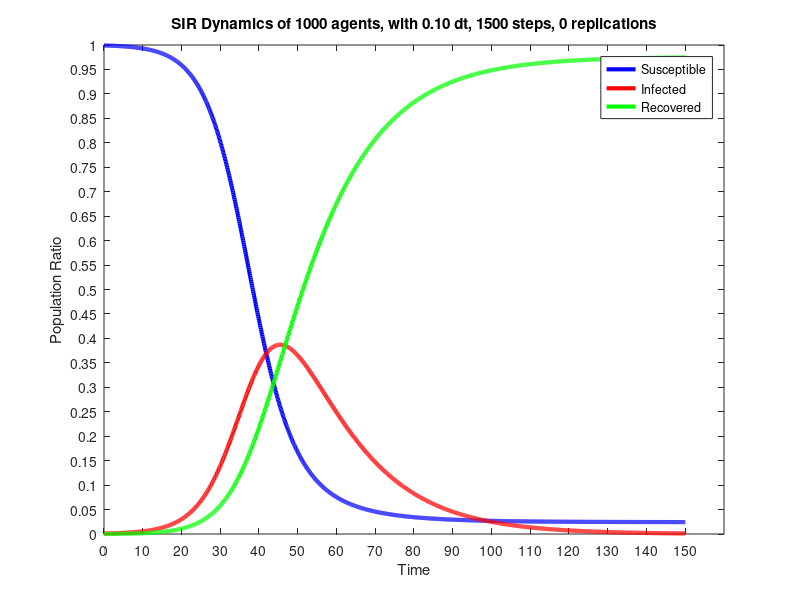

MATLAB code for this plot:
dynamics = [
999.000,1.000,0.000;
999.000,1.000,0.000;
999.000,1.000,0.000;
999.000,1.000,0.000;
998.975,1.018,0.007;
998.950,1.037,0.013;
998.925,1.055,0.020;
998.900,1.074,0.027;
998.874,1.093,0.034;
998.847,1.112,0.041;
998.821,1.132,0.048;
998.793,1.152,0.055;
998.766,1.172,0.063;
998.737,1.193,0.070;
998.709,1.214,0.078;
998.679,1.235,0.086;
998.650,1.257,0.094;
998.619,1.279,0.102;
998.588,1.302,0.110;
998.557,1.325,0.118;
998.525,1.348,0.127;
998.493,1.372,0.135;
998.459,1.396,0.144;
998.426,1.421,0.153;
998.392,1.446,0.162;
998.357,1.472,0.172;
998.321,1.498,0.181;
998.285,1.524,0.191;
998.248,1.551,0.201;
998.211,1.578,0.211;
998.173,1.606,0.221;
998.134,1.635,0.231;
998.095,1.663,0.242;
998.055,1.693,0.252;
998.014,1.723,0.263;
997.973,1.753,0.274;
997.930,1.784,0.286;
997.887,1.815,0.297;
997.844,1.848,0.309;
997.799,1.880,0.321;
997.754,1.913,0.333;
997.708,1.947,0.345;
997.661,1.981,0.358;
997.613,2.016,0.370;
997.565,2.052,0.383;
997.515,2.088,0.397;
997.465,2.125,0.410;
997.414,2.163,0.424;
997.362,2.201,0.438;
997.309,2.240,0.452;
997.255,2.279,0.466;
997.200,2.319,0.481;
997.144,2.360,0.496;
997.087,2.402,0.511;
997.029,2.444,0.527;
996.970,2.487,0.542;
996.911,2.531,0.558;
996.850,2.576,0.575;
996.788,2.621,0.591;
996.725,2.667,0.608;
996.660,2.714,0.625;
996.595,2.762,0.643;
996.529,2.811,0.660;
996.461,2.860,0.679;
996.392,2.911,0.697;
996.322,2.962,0.716;
996.251,3.014,0.735;
996.178,3.067,0.754;
996.105,3.121,0.774;
996.030,3.176,0.794;
995.953,3.232,0.814;
995.875,3.289,0.835;
995.796,3.347,0.856;
995.716,3.406,0.878;
995.634,3.466,0.900;
995.551,3.527,0.922;
995.466,3.589,0.945;
995.380,3.652,0.968;
995.292,3.717,0.992;
995.202,3.782,1.015;
995.112,3.849,1.040;
995.019,3.916,1.065;
994.925,3.985,1.090;
994.829,4.055,1.115;
994.732,4.127,1.142;
994.633,4.199,1.168;
994.532,4.273,1.195;
994.429,4.348,1.223;
994.325,4.425,1.251;
994.219,4.502,1.279;
994.110,4.581,1.308;
994.000,4.662,1.338;
993.889,4.744,1.368;
993.775,4.827,1.398;
993.659,4.912,1.429;
993.541,4.998,1.461;
993.421,5.086,1.493;
993.299,5.175,1.526;
993.175,5.266,1.559;
993.049,5.358,1.593;
992.920,5.452,1.628;
992.789,5.548,1.663;
992.656,5.645,1.698;
992.521,5.744,1.735;
992.383,5.845,1.772;
992.243,5.947,1.809;
992.101,6.052,1.848;
991.956,6.158,1.887;
991.808,6.266,1.926;
991.658,6.375,1.967;
991.505,6.487,2.008;
991.350,6.601,2.049;
991.192,6.716,2.092;
991.031,6.834,2.135;
990.867,6.953,2.179;
990.701,7.075,2.224;
990.532,7.199,2.270;
990.359,7.325,2.316;
990.184,7.453,2.363;
990.006,7.583,2.411;
989.825,7.715,2.460;
989.640,7.850,2.510;
989.452,7.987,2.560;
989.262,8.127,2.612;
989.067,8.269,2.664;
988.870,8.413,2.717;
988.669,8.560,2.771;
988.464,8.709,2.826;
988.256,8.861,2.883;
988.045,9.016,2.940;
987.829,9.173,2.998;
987.611,9.333,3.057;
987.388,9.495,3.117;
987.161,9.661,3.178;
986.931,9.829,3.240;
986.696,10.000,3.304;
986.458,10.174,3.368;
986.216,10.351,3.433;
985.969,10.531,3.500;
985.718,10.714,3.568;
985.463,10.900,3.637;
985.203,11.090,3.707;
984.939,11.282,3.779;
984.671,11.478,3.851;
984.397,11.677,3.925;
984.120,11.880,4.000;
983.837,12.086,4.077;
983.550,12.295,4.155;
983.257,12.509,4.234;
982.960,12.725,4.315;
982.658,12.946,4.397;
982.350,13.170,4.480;
982.038,13.398,4.565;
981.720,13.629,4.651;
981.396,13.865,4.739;
981.067,14.105,4.828;
980.733,14.348,4.919;
980.393,14.596,5.011;
980.047,14.848,5.105;
979.695,15.104,5.201;
979.337,15.364,5.298;
978.973,15.629,5.397;
978.603,15.898,5.498;
978.227,16.172,5.601;
977.845,16.450,5.705;
977.456,16.733,5.811;
977.060,17.021,5.919;
976.658,17.314,6.028;
976.249,17.611,6.140;
975.833,17.913,6.253;
975.411,18.221,6.369;
974.981,18.533,6.486;
974.544,18.851,6.606;
974.100,19.173,6.727;
973.648,19.502,6.851;
973.189,19.835,6.976;
972.722,20.174,7.104;
972.247,20.519,7.234;
971.764,20.869,7.366;
971.274,21.225,7.501;
970.775,21.587,7.638;
970.268,21.955,7.777;
969.753,22.329,7.918;
969.229,22.709,8.062;
968.696,23.095,8.208;
968.155,23.488,8.357;
967.605,23.887,8.509;
967.045,24.292,8.663;
966.477,24.704,8.819;
965.899,25.122,8.979;
965.312,25.548,9.140;
964.715,25.980,9.305;
964.108,26.419,9.473;
963.492,26.865,9.643;
962.865,27.319,9.816;
962.228,27.779,9.992;
961.581,28.247,10.171;
960.924,28.723,10.354;
960.255,29.206,10.539;
959.576,29.697,10.727;
958.886,30.195,10.919;
958.185,30.702,11.113;
957.473,31.216,11.311;
956.749,31.739,11.513;
956.013,32.269,11.717;
955.266,32.809,11.925;
954.507,33.356,12.137;
953.736,33.912,12.352;
952.952,34.477,12.571;
952.156,35.051,12.793;
951.348,35.633,13.019;
950.526,36.225,13.249;
949.692,36.825,13.483;
948.844,37.435,13.720;
947.984,38.055,13.962;
947.109,38.683,14.207;
946.221,39.322,14.457;
945.319,39.970,14.711;
944.404,40.628,14.968;
943.473,41.296,15.231;
942.529,41.974,15.497;
941.570,42.663,15.768;
940.595,43.361,16.043;
939.606,44.071,16.323;
938.602,44.790,16.607;
937.583,45.521,16.897;
936.547,46.262,17.190;
935.496,47.015,17.489;
934.429,47.778,17.792;
933.346,48.553,18.101;
932.247,49.339,18.414;
931.130,50.137,18.733;
929.998,50.946,19.056;
928.848,51.767,19.385;
927.681,52.600,19.720;
926.496,53.445,20.059;
925.294,54.302,20.404;
924.074,55.171,20.755;
922.836,56.052,21.111;
921.580,56.947,21.473;
920.306,57.853,21.841;
919.012,58.773,22.215;
917.700,59.705,22.594;
916.369,60.651,22.980;
915.019,61.609,23.372;
913.649,62.581,23.770;
912.260,63.566,24.174;
910.850,64.565,24.585;
909.421,65.577,25.002;
907.971,66.603,25.426;
906.501,67.643,25.857;
905.010,68.696,26.294;
903.498,69.764,26.738;
901.965,70.846,27.189;
900.411,71.942,27.647;
898.835,73.053,28.112;
897.238,74.178,28.584;
895.618,75.318,29.064;
893.977,76.473,29.551;
892.313,77.642,30.045;
890.626,78.826,30.547;
888.917,80.026,31.057;
887.185,81.240,31.575;
885.430,82.470,32.100;
883.652,83.715,32.634;
881.850,84.975,33.175;
880.024,86.251,33.725;
878.175,87.542,34.283;
876.302,88.849,34.850;
874.404,90.171,35.425;
872.482,91.510,36.008;
870.536,92.864,36.601;
868.564,94.234,37.202;
866.568,95.620,37.812;
864.547,97.022,38.431;
862.501,98.440,39.059;
860.430,99.874,39.697;
858.333,101.324,40.343;
856.210,102.790,41.000;
854.062,104.273,41.666;
851.888,105.771,42.341;
849.687,107.286,43.026;
847.461,108.818,43.721;
845.208,110.365,44.427;
842.929,111.929,45.142;
840.624,113.509,45.867;
838.292,115.105,46.603;
835.933,116.718,47.349;
833.548,118.346,48.106;
831.135,119.991,48.873;
828.696,121.652,49.651;
826.230,123.330,50.440;
823.737,125.023,51.240;
821.216,126.732,52.051;
818.669,128.457,52.874;
816.094,130.199,53.707;
813.492,131.956,54.552;
810.863,133.728,55.408;
808.207,135.517,56.276;
805.523,137.321,57.156;
802.812,139.140,58.048;
800.074,140.975,58.951;
797.309,142.825,59.867;
794.516,144.690,60.794;
791.697,146.570,61.734;
788.850,148.464,62.686;
785.976,150.374,63.651;
783.075,152.297,64.628;
780.147,154.236,65.618;
777.192,156.188,66.620;
774.211,158.154,67.635;
771.202,160.134,68.664;
768.168,162.127,69.705;
765.107,164.134,70.759;
762.019,166.154,71.827;
758.906,168.187,72.908;
755.766,170.232,74.002;
752.601,172.290,75.110;
749.410,174.359,76.231;
746.194,176.441,77.366;
742.952,178.534,78.514;
739.685,180.638,79.677;
736.394,182.753,80.853;
733.078,184.879,82.043;
729.737,187.015,83.247;
726.373,189.161,84.466;
722.985,191.317,85.698;
719.573,193.482,86.945;
716.138,195.656,88.206;
712.680,197.839,89.482;
709.199,200.029,90.771;
705.696,202.228,92.076;
702.171,204.434,93.395;
698.625,206.647,94.728;
695.057,208.866,96.077;
691.468,211.092,97.439;
687.859,213.324,98.817;
684.230,215.561,100.209;
680.581,217.803,101.617;
676.912,220.049,103.039;
673.225,222.299,104.476;
669.519,224.553,105.928;
665.795,226.810,107.395;
662.054,229.069,108.877;
658.295,231.331,110.374;
654.520,233.594,111.886;
650.729,235.858,113.413;
646.922,238.123,114.955;
643.099,240.388,116.513;
639.262,242.653,118.085;
635.411,244.916,119.673;
631.546,247.179,121.275;
627.668,249.439,122.893;
623.778,251.697,124.526;
619.875,253.951,126.173;
615.961,256.203,127.836;
612.036,258.450,129.514;
608.101,260.692,131.207;
604.155,262.929,132.915;
600.201,265.161,134.638;
596.238,267.386,136.376;
592.266,269.604,138.129;
588.288,271.815,139.897;
584.302,274.019,141.680;
580.310,276.213,143.477;
576.312,278.399,145.289;
572.310,280.575,147.116;
568.302,282.740,148.957;
564.291,284.896,150.813;
560.277,287.039,152.684;
556.260,289.172,154.569;
552.241,291.291,156.468;
548.220,293.398,158.382;
544.199,295.492,160.309;
540.177,297.571,162.251;
536.156,299.637,164.207;
532.136,301.687,166.177;
528.117,303.722,168.161;
524.101,305.740,170.159;
520.088,307.743,172.170;
516.078,309.728,174.195;
512.072,311.695,176.233;
508.070,313.645,178.285;
504.074,315.576,180.349;
500.084,317.489,182.427;
496.100,319.382,184.518;
492.123,321.255,186.622;
488.154,323.107,188.739;
484.193,324.939,190.868;
480.240,326.750,193.010;
476.297,328.539,195.164;
472.364,330.306,197.330;
468.441,332.051,199.508;
464.529,333.772,201.699;
460.628,335.471,203.901;
456.740,337.146,206.114;
452.864,338.797,208.339;
449.000,340.424,210.576;
445.151,342.026,212.824;
441.315,343.603,215.082;
437.494,345.155,217.352;
433.687,346.681,219.632;
429.896,348.181,221.923;
426.121,349.655,224.224;
422.363,351.103,226.535;
418.621,352.524,228.856;
414.896,353.917,231.187;
411.188,355.284,233.528;
407.499,356.623,235.878;
403.828,357.935,238.237;
400.176,359.218,240.606;
396.543,360.474,242.983;
392.929,361.701,245.370;
389.335,362.900,247.764;
385.762,364.071,250.168;
382.209,365.212,252.579;
378.676,366.325,254.998;
375.165,367.409,257.425;
371.676,368.464,259.860;
368.208,369.490,262.302;
364.762,370.487,264.752;
361.338,371.454,267.208;
357.937,372.392,269.671;
354.558,373.300,272.141;
351.203,374.180,274.618;
347.870,375.029,277.100;
344.561,375.850,279.589;
341.276,376.640,282.083;
338.015,377.402,284.584;
334.777,378.134,287.089;
331.564,378.836,289.600;
328.374,379.509,292.116;
325.210,380.153,294.637;
322.069,380.768,297.163;
318.954,381.353,299.693;
315.863,381.910,302.227;
312.797,382.437,304.766;
309.756,382.936,307.308;
306.741,383.405,309.854;
303.750,383.846,312.404;
300.785,384.259,314.957;
297.844,384.643,317.513;
294.930,384.999,320.072;
292.040,385.327,322.633;
289.176,385.626,325.198;
286.337,385.898,327.764;
283.524,386.143,330.333;
280.736,386.360,332.904;
277.974,386.550,335.477;
275.237,386.712,338.051;
272.525,386.848,340.627;
269.839,386.958,343.204;
267.178,387.040,345.782;
264.542,387.097,348.361;
261.932,387.128,350.940;
259.347,387.133,353.521;
256.787,387.112,356.101;
254.252,387.066,358.682;
251.742,386.995,361.263;
249.256,386.900,363.844;
246.796,386.780,366.424;
244.361,386.635,369.004;
241.950,386.467,371.583;
239.563,386.275,374.162;
237.201,386.059,376.740;
234.864,385.820,379.316;
232.550,385.559,381.891;
230.261,385.274,384.465;
227.995,384.967,387.037;
225.754,384.639,389.607;
223.536,384.288,392.176;
221.342,383.916,394.742;
219.171,383.522,397.307;
217.023,383.108,399.869;
214.899,382.673,402.428;
212.798,382.218,404.985;
210.719,381.742,407.539;
208.663,381.247,410.090;
206.630,380.732,412.638;
204.619,380.198,415.183;
202.630,379.645,417.725;
200.663,379.074,420.263;
198.718,378.484,422.798;
196.795,377.876,425.329;
194.893,377.251,427.856;
193.013,376.608,430.379;
191.154,375.948,432.898;
189.316,375.271,435.413;
187.499,374.577,437.924;
185.702,373.868,440.430;
183.926,373.142,442.932;
182.170,372.401,445.429;
180.434,371.644,447.922;
178.719,370.872,450.409;
177.023,370.085,452.892;
175.346,369.284,455.370;
173.689,368.469,457.842;
172.051,367.639,460.309;
170.433,366.796,462.771;
168.833,365.940,465.228;
167.251,365.070,467.679;
165.688,364.188,470.124;
164.144,363.293,472.563;
162.617,362.385,474.997;
161.109,361.466,477.425;
159.618,360.535,479.847;
158.145,359.592,482.263;
156.689,358.638,484.673;
155.250,357.673,487.076;
153.828,356.698,489.474;
152.424,355.712,491.865;
151.035,354.716,494.249;
149.664,353.709,496.627;
148.308,352.693,498.998;
146.969,351.668,501.363;
145.645,350.633,503.721;
144.338,349.590,506.073;
143.046,348.537,508.417;
141.769,347.477,510.755;
140.507,346.407,513.085;
139.261,345.330,515.409;
138.029,344.245,517.725;
136.813,343.153,520.035;
135.610,342.053,522.337;
134.422,340.946,524.632;
133.249,339.832,526.920;
132.089,338.711,529.200;
130.943,337.584,531.473;
129.811,336.450,533.738;
128.693,335.311,535.996;
127.588,334.165,538.247;
126.496,333.014,540.490;
125.417,331.858,542.725;
124.351,330.696,544.953;
123.298,329.529,547.173;
122.257,328.357,549.386;
121.229,327.180,551.590;
120.214,325.999,553.787;
119.210,324.814,555.976;
118.218,323.624,558.157;
117.239,322.431,560.331;
116.271,321.233,562.496;
115.314,320.032,564.654;
114.369,318.828,566.803;
113.435,317.620,568.945;
112.513,316.409,571.078;
111.601,315.195,573.204;
110.701,313.978,575.321;
109.811,312.759,577.431;
108.931,311.537,579.532;
108.062,310.313,581.625;
107.204,309.086,583.710;
106.355,307.858,585.787;
105.517,306.627,587.856;
104.688,305.395,589.916;
103.870,304.161,591.969;
103.061,302.926,594.013;
102.262,301.689,596.049;
101.472,300.451,598.077;
100.691,299.212,600.096;
99.920,297.972,602.107;
99.158,296.732,604.111;
98.405,295.490,606.105;
97.660,294.248,608.092;
96.925,293.005,610.070;
96.198,291.762,612.040;
95.479,290.519,614.002;
94.770,289.276,615.955;
94.068,288.032,617.900;
93.374,286.789,619.837;
92.689,285.546,621.765;
92.012,284.303,623.685;
91.342,283.060,625.597;
90.681,281.818,627.501;
90.027,280.577,629.396;
89.380,279.336,631.283;
88.741,278.096,633.162;
88.110,276.857,635.033;
87.486,275.619,636.895;
86.869,274.382,638.749;
86.259,273.147,640.595;
85.656,271.912,642.432;
85.060,270.679,644.261;
84.471,269.447,646.082;
83.889,268.216,647.895;
83.313,266.987,649.700;
82.744,265.760,651.496;
82.182,264.534,653.284;
81.626,263.310,655.064;
81.076,262.088,656.836;
80.532,260.868,658.599;
79.995,259.650,660.355;
79.464,258.434,662.102;
78.939,257.220,663.841;
78.419,256.009,665.572;
77.906,254.799,667.295;
77.398,253.592,669.010;
76.896,252.387,670.716;
76.400,251.185,672.415;
75.909,249.985,674.106;
75.424,248.787,675.788;
74.944,247.593,677.463;
74.470,246.400,679.129;
74.001,245.211,680.788;
73.537,244.024,682.439;
73.078,242.840,684.081;
72.625,241.659,685.716;
72.176,240.481,687.343;
71.732,239.306,688.962;
71.294,238.133,690.573;
70.860,236.964,692.176;
70.431,235.798,693.771;
70.006,234.635,695.359;
69.586,233.475,696.939;
69.171,232.318,698.511;
68.761,231.164,700.075;
68.354,230.014,701.632;
67.953,228.867,703.180;
67.555,227.723,704.721;
67.162,226.583,706.255;
66.773,225.446,707.781;
66.389,224.312,709.299;
66.008,223.182,710.809;
65.632,222.056,712.312;
65.260,220.933,713.808;
64.891,219.813,715.296;
64.527,218.697,716.776;
64.167,217.585,718.249;
63.810,216.476,719.714;
63.457,215.371,721.172;
63.108,214.269,722.623;
62.763,213.171,724.066;
62.421,212.077,725.502;
62.083,210.987,726.930;
61.749,209.900,728.351;
61.418,208.817,729.765;
61.090,207.738,731.172;
60.766,206.663,732.571;
60.446,205.591,733.963;
60.128,204.524,735.348;
59.814,203.460,736.726;
59.504,202.400,738.097;
59.196,201.344,739.460;
58.892,200.292,740.816;
58.591,199.243,742.166;
58.293,198.199,743.508;
57.998,197.159,744.843;
57.706,196.122,746.172;
57.417,195.090,747.493;
57.131,194.061,748.807;
56.849,193.037,750.115;
56.568,192.016,751.415;
56.291,191.000,752.709;
56.017,189.987,753.996;
55.745,188.978,755.276;
55.477,187.974,756.549;
55.211,186.973,757.816;
54.947,185.977,759.076;
54.686,184.984,760.329;
54.428,183.996,761.576;
54.173,183.012,762.815;
53.920,182.031,764.049;
53.670,181.055,765.275;
53.422,180.083,766.495;
53.176,179.115,767.709;
52.934,178.151,768.916;
52.693,177.190,770.117;
52.455,176.235,771.311;
52.219,175.283,772.498;
51.986,174.335,773.680;
51.755,173.391,774.854;
51.526,172.451,776.023;
51.299,171.516,777.185;
51.075,170.584,778.341;
50.853,169.656,779.491;
50.633,168.733,780.634;
50.415,167.814,781.771;
50.199,166.898,782.903;
49.986,165.987,784.027;
49.774,165.080,785.146;
49.565,164.176,786.259;
49.357,163.277,787.365;
49.152,162.382,788.466;
48.948,161.491,789.560;
48.747,160.604,790.649;
48.547,159.721,791.732;
48.350,158.842,792.808;
48.154,157.967,793.879;
47.960,157.096,794.944;
47.768,156.229,796.003;
47.578,155.366,797.056;
47.390,154.507,798.103;
47.203,153.652,799.145;
47.018,152.801,800.180;
46.835,151.954,801.210;
46.654,151.111,802.235;
46.474,150.272,803.253;
46.296,149.437,804.266;
46.120,148.606,805.274;
45.946,147.779,806.276;
45.773,146.956,807.272;
45.601,146.136,808.263;
45.432,145.321,809.248;
45.263,144.509,810.227;
45.097,143.702,811.202;
44.932,142.898,812.171;
44.768,142.098,813.134;
44.606,141.302,814.092;
44.446,140.510,815.045;
44.287,139.721,815.992;
44.129,138.937,816.934;
43.973,138.156,817.871;
43.818,137.380,818.802;
43.665,136.607,819.728;
43.513,135.838,820.649;
43.363,135.072,821.565;
43.213,134.311,822.476;
43.066,133.553,823.382;
42.919,132.799,824.282;
42.774,132.048,825.177;
42.630,131.302,826.068;
42.488,130.559,826.953;
42.347,129.820,827.833;
42.207,129.084,828.709;
42.068,128.353,829.579;
41.931,127.625,830.445;
41.794,126.900,831.305;
41.659,126.180,832.161;
41.526,125.463,833.012;
41.393,124.749,833.858;
41.262,124.039,834.699;
41.131,123.333,835.535;
41.002,122.631,836.367;
40.874,121.932,837.194;
40.748,121.236,838.016;
40.622,120.544,838.834;
40.497,119.856,839.647;
40.374,119.171,840.455;
40.251,118.490,841.258;
40.130,117.813,842.057;
40.010,117.138,842.852;
39.890,116.468,843.642;
39.772,115.800,844.427;
39.655,115.137,845.208;
39.539,114.476,845.985;
39.424,113.820,846.757;
39.310,113.166,847.524;
39.196,112.516,848.287;
39.084,111.869,849.046;
38.973,111.226,849.801;
38.863,110.586,850.551;
38.754,109.950,851.297;
38.645,109.317,852.038;
38.538,108.687,852.775;
38.431,108.060,853.508;
38.326,107.437,854.237;
38.221,106.817,854.962;
38.117,106.201,855.682;
38.014,105.588,856.398;
37.912,104.977,857.110;
37.811,104.371,857.818;
37.710,103.767,858.522;
37.611,103.167,859.222;
37.512,102.570,859.918;
37.414,101.976,860.610;
37.317,101.385,861.298;
37.221,100.797,861.981;
37.126,100.213,862.661;
37.031,99.632,863.337;
36.938,99.053,864.009;
36.845,98.478,864.677;
36.752,97.906,865.341;
36.661,97.337,866.002;
36.570,96.772,866.658;
36.480,96.209,867.311;
36.391,95.649,867.960;
36.302,95.092,868.605;
36.215,94.539,869.246;
36.128,93.988,869.884;
36.041,93.441,870.518;
35.956,92.896,871.148;
35.871,92.354,871.775;
35.787,91.815,872.398;
35.703,91.280,873.017;
35.620,90.747,873.633;
35.538,90.217,874.245;
35.457,89.690,874.853;
35.376,89.166,875.458;
35.296,88.644,876.060;
35.216,88.126,876.658;
35.137,87.610,877.252;
35.059,87.098,877.843;
34.982,86.588,878.431;
34.905,86.080,879.015;
34.828,85.576,879.595;
34.753,85.075,880.173;
34.678,84.576,880.747;
34.603,84.080,881.317;
34.529,83.587,881.884;
34.456,83.096,882.448;
34.383,82.608,883.009;
34.311,82.123,883.566;
34.239,81.641,884.120;
34.168,81.161,884.671;
34.098,80.684,885.218;
34.028,80.210,885.762;
33.959,79.738,886.303;
33.890,79.269,886.841;
33.822,78.802,887.376;
33.754,78.338,887.908;
33.687,77.877,888.436;
33.620,77.418,888.961;
33.554,76.962,889.484;
33.488,76.509,890.003;
33.423,76.058,890.519;
33.359,75.609,891.032;
33.295,75.163,891.542;
33.231,74.720,892.049;
33.168,74.279,892.553;
33.106,73.840,893.054;
33.044,73.404,893.552;
32.982,72.970,894.048;
32.921,72.539,894.540;
32.860,72.111,895.029;
32.800,71.684,895.516;
32.740,71.260,895.999;
32.681,70.839,896.480;
32.622,70.420,896.958;
32.564,70.003,897.433;
32.506,69.589,897.905;
32.449,69.177,898.375;
32.392,68.767,898.841;
32.335,68.360,899.305;
32.279,67.954,899.767;
32.223,67.552,900.225;
32.168,67.151,900.681;
32.113,66.753,901.134;
32.059,66.357,901.584;
32.005,65.963,902.032;
31.951,65.572,902.477;
31.898,65.183,902.919;
31.845,64.796,903.359;
31.793,64.411,903.796;
31.741,64.028,904.231;
31.689,63.648,904.663;
31.638,63.270,905.092;
31.587,62.894,905.519;
31.537,62.520,905.943;
31.487,62.148,906.365;
31.437,61.779,906.784;
31.388,61.411,907.201;
31.339,61.046,907.615;
31.290,60.682,908.027;
31.242,60.321,908.437;
31.194,59.962,908.844;
31.147,59.605,909.248;
31.100,59.250,909.650;
31.053,58.897,910.050;
31.007,58.546,910.447;
30.961,58.197,910.842;
30.915,57.850,911.235;
30.869,57.505,911.625;
30.824,57.162,912.013;
30.780,56.821,912.399;
30.735,56.482,912.782;
30.691,56.145,913.163;
30.648,55.810,913.542;
30.604,55.477,913.919;
30.561,55.146,914.293;
30.518,54.816,914.665;
30.476,54.489,915.035;
30.434,54.164,915.403;
30.392,53.840,915.768;
30.350,53.518,916.131;
30.309,53.198,916.492;
30.268,52.880,916.851;
30.228,52.564,917.208;
30.187,52.250,917.563;
30.147,51.937,917.915;
30.108,51.627,918.266;
30.068,51.318,918.614;
30.029,51.011,918.960;
29.990,50.705,919.305;
29.952,50.402,919.647;
29.913,50.100,919.987;
29.875,49.800,920.325;
29.838,49.502,920.661;
29.800,49.205,920.995;
29.763,48.910,921.327;
29.726,48.617,921.657;
29.689,48.326,921.985;
29.653,48.036,922.311;
29.617,47.748,922.635;
29.581,47.462,922.957;
29.545,47.177,923.277;
29.510,46.894,923.596;
29.475,46.613,923.912;
29.440,46.333,924.227;
29.405,46.055,924.539;
29.371,45.779,924.850;
29.337,45.504,925.159;
29.303,45.231,925.466;
29.269,44.959,925.771;
29.236,44.689,926.075;
29.203,44.421,926.376;
29.170,44.154,926.676;
29.137,43.889,926.974;
29.105,43.625,927.270;
29.073,43.363,927.564;
29.041,43.102,927.857;
29.009,42.843,928.148;
28.978,42.586,928.437;
28.946,42.330,928.724;
28.915,42.075,929.010;
28.884,41.822,929.294;
28.854,41.570,929.576;
28.823,41.320,929.856;
28.793,41.072,930.135;
28.763,40.825,930.412;
28.733,40.579,930.688;
28.704,40.335,930.962;
28.674,40.092,931.234;
28.645,39.850,931.504;
28.616,39.611,931.773;
28.588,39.372,932.040;
28.559,39.135,932.306;
28.531,38.899,932.570;
28.503,38.665,932.833;
28.475,38.432,933.094;
28.447,38.200,933.353;
28.419,37.970,933.611;
28.392,37.741,933.867;
28.365,37.514,934.122;
28.338,37.288,934.375;
28.311,37.063,934.626;
28.284,36.839,934.876;
28.258,36.617,935.125;
28.232,36.396,935.372;
28.206,36.177,935.618;
28.180,35.958,935.862;
28.154,35.741,936.104;
28.129,35.526,936.346;
28.103,35.311,936.585;
28.078,35.098,936.824;
28.053,34.886,937.060;
28.028,34.676,937.296;
28.004,34.466,937.530;
27.979,34.258,937.762;
27.955,34.051,937.994;
27.931,33.846,938.223;
27.907,33.641,938.452;
27.883,33.438,938.679;
27.859,33.236,938.904;
27.836,33.035,939.129;
27.813,32.836,939.352;
27.790,32.637,939.573;
27.767,32.440,939.793;
27.744,32.244,940.012;
27.721,32.049,940.230;
27.699,31.855,940.446;
27.676,31.663,940.661;
27.654,31.471,940.875;
27.632,31.281,941.087;
27.610,31.092,941.298;
27.588,30.904,941.508;
27.567,30.717,941.717;
27.545,30.531,941.924;
27.524,30.346,942.130;
27.503,30.163,942.335;
27.482,29.980,942.538;
27.461,29.799,942.740;
27.440,29.618,942.942;
27.419,29.439,943.141;
27.399,29.261,943.340;
27.379,29.084,943.538;
27.358,28.908,943.734;
27.338,28.733,943.929;
27.319,28.559,944.123;
27.299,28.386,944.316;
27.279,28.214,944.507;
27.260,28.043,944.697;
27.240,27.873,944.887;
27.221,27.704,945.075;
27.202,27.536,945.262;
27.183,27.370,945.448;
27.164,27.204,945.632;
27.145,27.039,945.816;
27.127,26.875,945.998;
27.108,26.712,946.180;
27.090,26.550,946.360;
27.072,26.389,946.539;
27.054,26.229,946.717;
27.036,26.070,946.894;
27.018,25.912,947.070;
27.000,25.755,947.245;
26.982,25.599,947.419;
26.965,25.444,947.591;
26.947,25.289,947.763;
26.930,25.136,947.934;
26.913,24.983,948.103;
26.896,24.832,948.272;
26.879,24.681,948.440;
26.862,24.532,948.606;
26.846,24.383,948.772;
26.829,24.235,948.936;
26.813,24.088,949.100;
26.796,23.941,949.262;
26.780,23.796,949.424;
26.764,23.652,949.585;
26.748,23.508,949.744;
26.732,23.365,949.903;
26.716,23.224,950.060;
26.700,23.083,950.217;
26.685,22.942,950.373;
26.669,22.803,950.528;
26.654,22.665,950.682;
26.638,22.527,950.835;
26.623,22.390,950.987;
26.608,22.254,951.138;
26.593,22.119,951.288;
26.578,21.985,951.437;
26.563,21.851,951.586;
26.549,21.718,951.733;
26.534,21.586,951.880;
26.520,21.455,952.025;
26.505,21.325,952.170;
26.491,21.195,952.314;
26.477,21.066,952.457;
26.462,20.938,952.599;
26.448,20.811,952.740;
26.434,20.685,952.881;
26.421,20.559,953.020;
26.407,20.434,953.159;
26.393,20.310,953.297;
26.380,20.186,953.434;
26.366,20.063,953.570;
26.353,19.941,953.706;
26.339,19.820,953.840;
26.326,19.700,953.974;
26.313,19.580,954.107;
26.300,19.461,954.239;
26.287,19.342,954.371;
26.274,19.225,954.501;
26.261,19.108,954.631;
26.249,18.992,954.760;
26.236,18.876,954.888;
26.223,18.761,955.015;
26.211,18.647,955.142;
26.199,18.534,955.268;
26.186,18.421,955.393;
26.174,18.309,955.517;
26.162,18.197,955.641;
26.150,18.087,955.763;
26.138,17.976,955.886;
26.126,17.867,956.007;
26.114,17.758,956.127;
26.102,17.650,956.247;
26.091,17.543,956.366;
26.079,17.436,956.485;
26.068,17.330,956.602;
26.056,17.224,956.719;
26.045,17.119,956.836;
26.034,17.015,956.951;
26.022,16.912,957.066;
26.011,16.809,957.180;
26.000,16.706,957.294;
25.989,16.605,957.406;
25.978,16.503,957.518;
25.967,16.403,957.630;
25.957,16.303,957.740;
25.946,16.204,957.850;
25.935,16.105,957.960;
25.925,16.007,958.069;
25.914,15.909,958.177;
25.904,15.812,958.284;
25.893,15.716,958.391;
25.883,15.620,958.497;
25.873,15.525,958.602;
25.863,15.431,958.707;
25.852,15.337,958.811;
25.842,15.243,958.915;
25.832,15.150,959.017;
25.823,15.058,959.120;
25.813,14.966,959.221;
25.803,14.875,959.322;
25.793,14.784,959.423;
25.784,14.694,959.522;
25.774,14.604,959.622;
25.764,14.515,959.720;
25.755,14.427,959.818;
25.746,14.339,959.915;
25.736,14.252,960.012;
25.727,14.165,960.108;
25.718,14.078,960.204;
25.708,13.993,960.299;
25.699,13.907,960.393;
25.690,13.822,960.487;
25.681,13.738,960.581;
25.672,13.654,960.673;
25.664,13.571,960.765;
25.655,13.488,960.857;
25.646,13.406,960.948;
25.637,13.324,961.039;
25.629,13.243,961.128;
25.620,13.162,961.218;
25.611,13.082,961.307;
25.603,13.002,961.395;
25.595,12.923,961.483;
25.586,12.844,961.570;
25.578,12.766,961.657;
25.570,12.688,961.743;
25.561,12.610,961.828;
25.553,12.533,961.913;
25.545,12.457,961.998;
25.537,12.381,962.082;
25.529,12.305,962.166;
25.521,12.230,962.249;
25.513,12.156,962.331;
25.505,12.081,962.413;
25.497,12.008,962.495;
25.490,11.934,962.576;
25.482,11.862,962.656;
25.474,11.789,962.736;
25.467,11.717,962.816;
25.459,11.646,962.895;
25.452,11.575,962.974;
25.444,11.504,963.052;
25.437,11.434,963.129;
25.429,11.364,963.207;
25.422,11.295,963.283;
25.415,11.226,963.360;
25.408,11.157,963.435;
25.400,11.089,963.511;
25.393,11.021,963.585;
25.386,10.954,963.660;
25.379,10.887,963.734;
25.372,10.821,963.807;
25.365,10.755,963.880;
25.358,10.689,963.953;
25.351,10.624,964.025;
25.345,10.559,964.097;
25.338,10.494,964.168;
25.331,10.430,964.239;
25.324,10.366,964.309;
25.318,10.303,964.379;
25.311,10.240,964.449;
25.305,10.178,964.518;
25.298,10.115,964.586;
25.292,10.054,964.655;
25.285,9.992,964.723;
25.279,9.931,964.790;
25.272,9.871,964.857;
25.266,9.810,964.924;
25.260,9.750,964.990;
25.254,9.691,965.056;
25.247,9.632,965.121;
25.241,9.573,965.186;
25.235,9.514,965.251;
25.229,9.456,965.315;
25.223,9.398,965.379;
25.217,9.341,965.442;
25.211,9.284,965.505;
25.205,9.227,965.568;
25.199,9.171,965.630;
25.193,9.115,965.692;
25.188,9.059,965.753;
25.182,9.004,965.815;
25.176,8.949,965.875;
25.170,8.894,965.936;
25.165,8.840,965.996;
25.159,8.785,966.055;
25.153,8.732,966.115;
25.148,8.678,966.174;
25.142,8.625,966.232;
25.137,8.573,966.290;
25.131,8.520,966.348;
25.126,8.468,966.406;
25.121,8.416,966.463;
25.115,8.365,966.520;
25.110,8.314,966.576;
25.105,8.263,966.632;
25.099,8.212,966.688;
25.094,8.162,966.744;
25.089,8.112,966.799;
25.084,8.063,966.853;
25.079,8.013,966.908;
25.074,7.965,966.962;
25.069,7.916,967.016;
25.064,7.867,967.069;
25.059,7.819,967.122;
25.054,7.771,967.175;
25.049,7.724,967.227;
25.044,7.677,967.279;
25.039,7.630,967.331;
25.034,7.583,967.383;
25.029,7.537,967.434;
25.025,7.491,967.485;
25.020,7.445,967.535;
25.015,7.399,967.586;
25.010,7.354,967.636;
25.006,7.309,967.685;
25.001,7.264,967.735;
24.996,7.220,967.784;
24.992,7.176,967.832;
24.987,7.132,967.881;
24.983,7.088,967.929;
24.978,7.045,967.977;
24.974,7.002,968.024;
24.969,6.959,968.071;
24.965,6.916,968.118;
24.961,6.874,968.165;
24.956,6.832,968.212;
24.952,6.790,968.258;
24.948,6.749,968.303;
24.944,6.708,968.349;
24.939,6.666,968.394;
24.935,6.626,968.439;
24.931,6.585,968.484;
24.927,6.545,968.528;
24.923,6.505,968.573;
24.918,6.465,968.616;
24.914,6.425,968.660;
24.910,6.386,968.703;
24.906,6.347,968.747;
24.902,6.308,968.789;
24.898,6.270,968.832;
24.894,6.231,968.874;
24.890,6.193,968.916;
24.887,6.155,968.958;
24.883,6.118,969.000;
24.879,6.080,969.041;
24.875,6.043,969.082;
24.871,6.006,969.123;
24.867,5.969,969.163;
24.864,5.933,969.204;
24.860,5.896,969.244;
24.856,5.860,969.283;
24.853,5.824,969.323;
24.849,5.789,969.362;
24.845,5.753,969.401;
24.842,5.718,969.440;
24.838,5.683,969.479;
24.834,5.648,969.517;
24.831,5.614,969.555;
24.827,5.579,969.593;
24.824,5.545,969.631;
24.820,5.511,969.668;
24.817,5.478,969.705;
24.813,5.444,969.742;
24.810,5.411,969.779;
24.807,5.378,969.816;
24.803,5.345,969.852;
24.800,5.312,969.888;
24.797,5.280,969.924;
24.793,5.247,969.960;
24.790,5.215,969.995;
24.787,5.183,970.030;
24.783,5.151,970.065;
24.780,5.120,970.100;
24.777,5.089,970.134;
24.774,5.057,970.169;
24.771,5.026,970.203;
24.767,4.996,970.237;
24.764,4.965,970.271;
24.761,4.935,970.304;
24.758,4.904,970.337;
24.755,4.874,970.370;
24.752,4.845,970.403;
24.749,4.815,970.436;
24.746,4.785,970.469;
24.743,4.756,970.501;
24.740,4.727,970.533;
24.737,4.698,970.565;
24.734,4.669,970.597;
24.731,4.641,970.628;
24.728,4.612,970.659;
24.725,4.584,970.691;
24.722,4.556,970.721;
24.720,4.528,970.752;
24.717,4.500,970.783;
24.714,4.473,970.813;
24.711,4.445,970.843;
24.708,4.418,970.873;
24.706,4.391,970.903;
24.703,4.364,970.933;
24.700,4.338,970.962;
24.697,4.311,970.992;
24.695,4.285,971.021;
24.692,4.258,971.050;
24.689,4.232,971.078;
24.687,4.206,971.107;
24.684,4.181,971.135;
24.682,4.155,971.163;
24.679,4.130,971.192;
24.676,4.104,971.219;
24.674,4.079,971.247;
24.671,4.054,971.275;
24.669,4.029,971.302;
24.666,4.005,971.329;
24.664,3.980,971.356;
24.661,3.956,971.383;
24.659,3.932,971.410;
24.656,3.907,971.436;
24.654,3.883,971.463;
24.651,3.860,971.489;
24.649,3.836,971.515;
24.647,3.813,971.541;
24.644,3.789,971.567;
24.642,3.766,971.592;
24.640,3.743,971.618;
24.637,3.720,971.643;
24.635,3.697,971.668;
24.633,3.675,971.693;
24.630,3.652,971.718;
24.628,3.630,971.742;
24.626,3.607,971.767;
24.623,3.585,971.791;
24.621,3.563,971.815;
24.619,3.542,971.839;
24.617,3.520,971.863;
24.615,3.498,971.887;
24.612,3.477,971.911;
24.610,3.456,971.934;
24.608,3.434,971.957;
24.606,3.413,971.981;
24.604,3.392,972.004;
24.602,3.372,972.027;
24.600,3.351,972.049;
24.598,3.330,972.072;
24.596,3.310,972.094;
24.593,3.290,972.117;
24.591,3.270,972.139;
24.589,3.250,972.161;
24.587,3.230,972.183;
24.585,3.210,972.205;
24.583,3.190,972.226;
24.581,3.171,972.248;
24.579,3.151,972.269;
24.577,3.132,972.291;
24.575,3.113,972.312;
24.574,3.094,972.333;
24.572,3.075,972.354;
24.570,3.056,972.374;
24.568,3.037,972.395;
24.566,3.019,972.416;
24.564,3.000,972.436;
24.562,2.982,972.456;
24.560,2.963,972.476;
24.558,2.945,972.496;
24.557,2.927,972.516;
24.555,2.909,972.536;
24.553,2.891,972.556;
24.551,2.874,972.575;
24.549,2.856,972.594;
24.548,2.839,972.614;
24.546,2.821,972.633;
24.544,2.804,972.652;
24.542,2.787,972.671;
24.541,2.770,972.690;
24.539,2.753,972.708;
24.537,2.736,972.727;
24.536,2.719,972.745;
24.534,2.702,972.764;
24.532,2.686,972.782;
24.530,2.669,972.800;
24.529,2.653,972.818;
24.527,2.637,972.836;
24.526,2.621,972.854;
24.524,2.605,972.872;
24.522,2.589,972.889;
24.521,2.573,972.907;
24.519,2.557,972.924;
24.518,2.541,972.941;
24.516,2.526,972.958;
24.514,2.510,972.975;
24.513,2.495,972.992;
24.511,2.480,973.009;
24.510,2.464,973.026;
24.508,2.449,973.043;
24.507,2.434,973.059;
24.505,2.419,973.075;
24.504,2.405,973.092;
24.502,2.390,973.108;
24.501,2.375,973.124;
24.499,2.361,973.140;
24.498,2.346,973.156;
24.496,2.332,973.172;
24.495,2.317,973.188;
24.493,2.303,973.203;
24.492,2.289,973.219;
24.491,2.275,973.234;
24.489,2.261,973.250;
24.488,2.247,973.265;
24.486,2.234,973.280;
24.485,2.220,973.295;
24.484,2.206,973.310;
24.482,2.193,973.325;
24.481,2.179,973.340;
24.480,2.166,973.355;
24.478,2.153,973.369;
24.477,2.139,973.384;
24.476,2.126,973.398;
24.474,2.113,973.413;
24.473,2.100,973.427;
24.472,2.087,973.441;
24.470,2.075,973.455;
24.469,2.062,973.469;
24.468,2.049,973.483;
24.466,2.037,973.497;
24.465,2.024,973.511;
24.464,2.012,973.524;
24.463,2.000,973.538;
24.461,1.987,973.551;
24.460,1.975,973.565;
24.459,1.963,973.578;
24.458,1.951,973.591;
24.457,1.939,973.604;
24.455,1.927,973.618;
24.454,1.915,973.631;
24.453,1.904,973.643;
24.452,1.892,973.656;
24.451,1.880,973.669;
24.450,1.869,973.682;
24.448,1.857,973.694;
24.447,1.846,973.707;
24.446,1.835,973.719;
24.445,1.823,973.732;
24.444,1.812,973.744;
24.443,1.801,973.756;
24.442,1.790,973.768;
24.440,1.779,973.781;
24.439,1.768,973.793;
24.438,1.757,973.804;
24.437,1.747,973.816;
24.436,1.736,973.828;
24.435,1.725,973.840;
24.434,1.715,973.851;
24.433,1.704,973.863;
24.432,1.694,973.875;
24.431,1.683,973.886;
24.430,1.673,973.897;
24.429,1.663,973.909;
24.428,1.652,973.920;
24.427,1.642,973.931;
24.426,1.632,973.942;
24.425,1.622,973.953;
24.424,1.612,973.964;
24.423,1.602,973.975;
24.422,1.593,973.986;
24.421,1.583,973.996;
24.420,1.573,974.007;
24.419,1.564,974.018;
24.418,1.554,974.028;
24.417,1.544,974.039;
24.416,1.535,974.049;
24.415,1.526,974.060;
24.414,1.516,974.070;
24.413,1.507,974.080;
24.412,1.498,974.090;
24.411,1.488,974.100;
24.410,1.479,974.110;
24.409,1.470,974.120;
24.408,1.461,974.130;
24.408,1.452,974.140;
24.407,1.443,974.150;
24.406,1.435,974.160;
24.405,1.426,974.169;
24.404,1.417,974.179;
24.403,1.408,974.189;
24.402,1.400,974.198;
24.401,1.391,974.208;
24.400,1.383,974.217;
24.400,1.374,974.226;
24.399,1.366,974.236;
24.398,1.357,974.245;
24.397,1.349,974.254;
24.396,1.341,974.263;
24.395,1.332,974.272;
24.395,1.324,974.281;
24.394,1.316,974.290;
24.393,1.308,974.299;
24.392,1.300,974.308;
24.391,1.292,974.317;
24.391,1.284,974.325;
24.390,1.276,974.334;
24.389,1.268,974.343;
24.388,1.261,974.351;
24.387,1.253,974.360;
24.387,1.245,974.368;
24.386,1.238,974.376;
24.385,1.230,974.385;
24.384,1.223,974.393;
24.384,1.215,974.401;
24.383,1.208,974.410;
24.382,1.200,974.418;
24.381,1.193,974.426;
24.381,1.185,974.434;
24.380,1.178,974.442;
24.379,1.171,974.450;
24.378,1.164,974.458;
24.378,1.157,974.466;
];
steps = 1500;
dt = 0.1;
replications = 0;
startingTime = 0;
endTime = steps * dt;
time = 0 : dt : endTime;
susceptible = dynamics (:, 1);
infected = dynamics (:, 2);
recovered = dynamics (:, 3);
totalPopulation = susceptible(1) + infected(1) + recovered(1);
susceptibleRatio = susceptible ./ totalPopulation;
infectedRatio = infected ./ totalPopulation;
recoveredRatio = recovered ./ totalPopulation;
figure
plot (time, susceptibleRatio.', 'color', 'blue', 'linewidth', 3);
hold on
plot (time, infectedRatio.', 'color', 'red', 'linewidth', 3);
hold on
plot (time, recoveredRatio.', 'color', 'green', 'linewidth', 3);
set(gca,'YTick',0:0.05:1.0)
set(gca,'XTick',0:10:endTime)
xlabel ('Time');
ylabel ('Population Ratio');
legend('Susceptible','Infected', 'Recovered');
titleStr = sprintf('SIR Dynamics of %i agents, with 0.10 dt, 1500 steps, 0 replications', totalPopulation)
title (titleStr);
